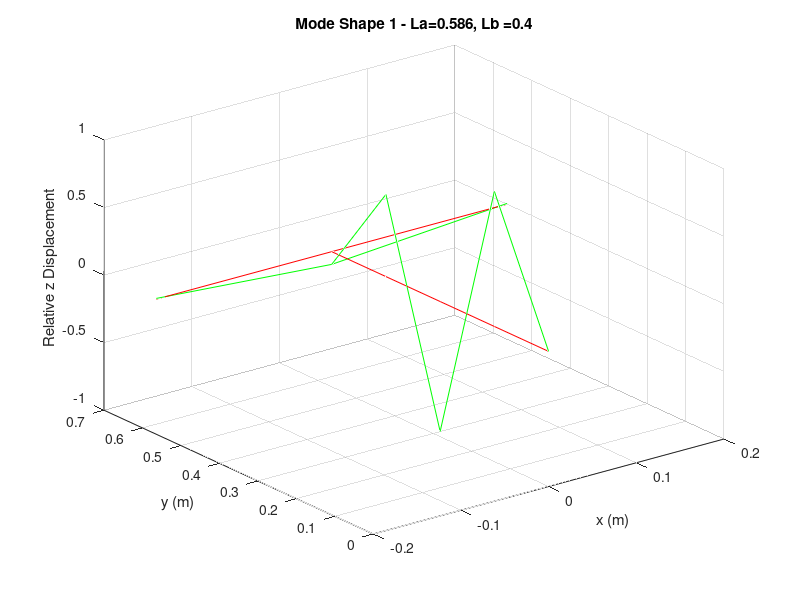

Recreate this plot in MATLAB. (Note: this script raises an error after producing the figure.)
%Properties (Moduli - GPA, density - kg/m^3)
E = 200*10^9; G = 75*10^9; rho = 7850;
% Beam A
w_a = 0.048; t_a = 6.30*10^-3; La=0.586;m_a = w_a*t_a*La*rho;
I_a = w_a * t_a^3 / 12; c_a = w_a * t_a^3 / 3;
% Beam B
w_b = 0.048; t_b = 6.41*10^-3; Lb=0.4; m_b = w_b*t_b*Lb*rho;
I_b = w_b * t_b^3 / 12; c_b = w_b * t_b^3 / 3;
% Lengths of both beams
L_a = [La 0.564 0.538];
L_b = [Lb 0.352];
% Mass elements
m_1 = m_a/4; m_2 = m_1; m_3 = m_1; m_4 = m_a/8 + m_b/2; m_5 = m_b/4; 
m_6 = m_5;
% Mass Matrix
m = [m_1 0 0 0 0 0; 0 m_2 0 0 0 0; 0 0 m_3 0 0 0; 0 0 0 m_4 0 0; 
    0 0 0 0 m_5 0; 0 0 0 0 0 m_6];

% Loop through calculations for each length variation
for ii = 1:3
    
    for jj = 1:2
        
        % Set lengths
        l_a = L_a(ii)
        %% i
        l_b = L_b(jj)
    
        % Flexibility Influence Coefficients
        a_11 = (l_a/4)^3/(3*E*I_a); a_21 = ((l_a/4)^2 * (3*l_a/2 - l_a/4))/(6*E*I_a);
        a_12 = a_21; a_31 = ((l_a/4)^2 * (3*3*l_a/4 - l_a/4))/(6*E*I_a); a_13=a_31;
        a_41 =  ((l_a/4)^2 * (3*l_a - l_a/4))/(6*E*I_a); a_14=a_41; a_51 = a_14; 
        a_61 = a_14; a_15 = a_51; a_16 = a_61; a_22 =(l_a/2)^3/(3*E*I_a);
        a_32 = ((l_a/2)^2 * (3*3*l_a/4 - l_a/2))/(6*E*I_a); a_23=a_32;
        a_42 = ((l_a/2)^2 * (3*l_a - l_a/2))/(6*E*I_a); a_24=a_42;
        a_52 = a_42; a_62 = a_42; a_25 = a_52; a_26 = a_62; 
        a_33 =(3*l_a/4)^3/(3*E*I_a); 
        a_43 = ((3*l_a/4)^2 * (3*l_a - 3*l_a/4))/(6*E*I_a);
        a_34 = a_43; a_53 = a_43; a_35 = a_53; a_63 = a_43; a_36 = a_63;
        a_44 = (l_a)^3/(3*E*I_a); a_54 = a_44; a_64 = a_44; a_45 = a_54; 
        a_46 = a_64;
        a_55 = (l_a)^3/(3*E*I_a)+l_a*l_b^2/(4*G*c_a)+l_b^3/(24*E*I_b); a_66 = a_55;
        a_65 = l_a^3/(3*E*I_a)-l_a*l_b^2/(4*G*c_a); a_56 = a_65;

        % Flexibility Influence Matrix 
        a = [a_11 a_12 a_13 a_14 a_15 a_16; a_21 a_22 a_23 a_24 a_25 a_26;
            a_31 a_32 a_33 a_34 a_35 a_36; a_41 a_42 a_43 a_44 a_45 a_46;
            a_51 a_52 a_53 a_54 a_55 a_56; a_61 a_62 a_63 a_64 a_65 a_66]

        % Dynamical Matrix
        D = a*m

        % Solve for eigenvalues/vectors
        [R,L] = eig(D);
        [LS,n] = sort(diag(L));
        R = R(:,n);

        % Natural Frequencies
        tau = sqrt(1./LS)
        f = tau./(2*pi)

        % Define node coordinates
        x1 = [0 0 0 0 0];
        x2 = [0.20 0 -0.20];
        y1 = [0 0.141 0.282 0.423 0.564];
        y2 = [0.564 0.564 0.564];

        % Loop through mode shapes
        for kk=1:6
            max_z = max(abs(R(:,kk)));
            % Normalise amplitudes
            z = R(:,kk).'/max_z;
            z1 = [0 z(1:4)];
            z2 = [z(5) z(4) z(6)];
            % Create reference shape
            z1_stat = [0 0 0 0 0]
            z2_stat = [0 0 0]
            % Plot mode shape
            figure(((ii-1)*2+jj)*6+kk)
            plot3(x1, y1, z1, 'g', x2, y2, z2, 'g')
            hold on
            plot3(x1, y1, z1_stat, 'r', x2, y2, z2_stat, 'r')
            grid on
            title(['Mode Shape ' num2str(kk) ' - La=' num2str(l_a) ', Lb =' num2str(l_b)])
            xlabel('x (m)')
            ylabel('y (m)')
            zlabel('Relative z Displacement')
            hgexport(figure(((ii-1)*2+jj)*6+kk), ['ModeShape' num2str(kk) 'la' num2str(l_a) 'lb' num2str(l_b) '.jpg'], hgexport('factorystyle'), 'Format', 'jpeg');
        end
    end
end
